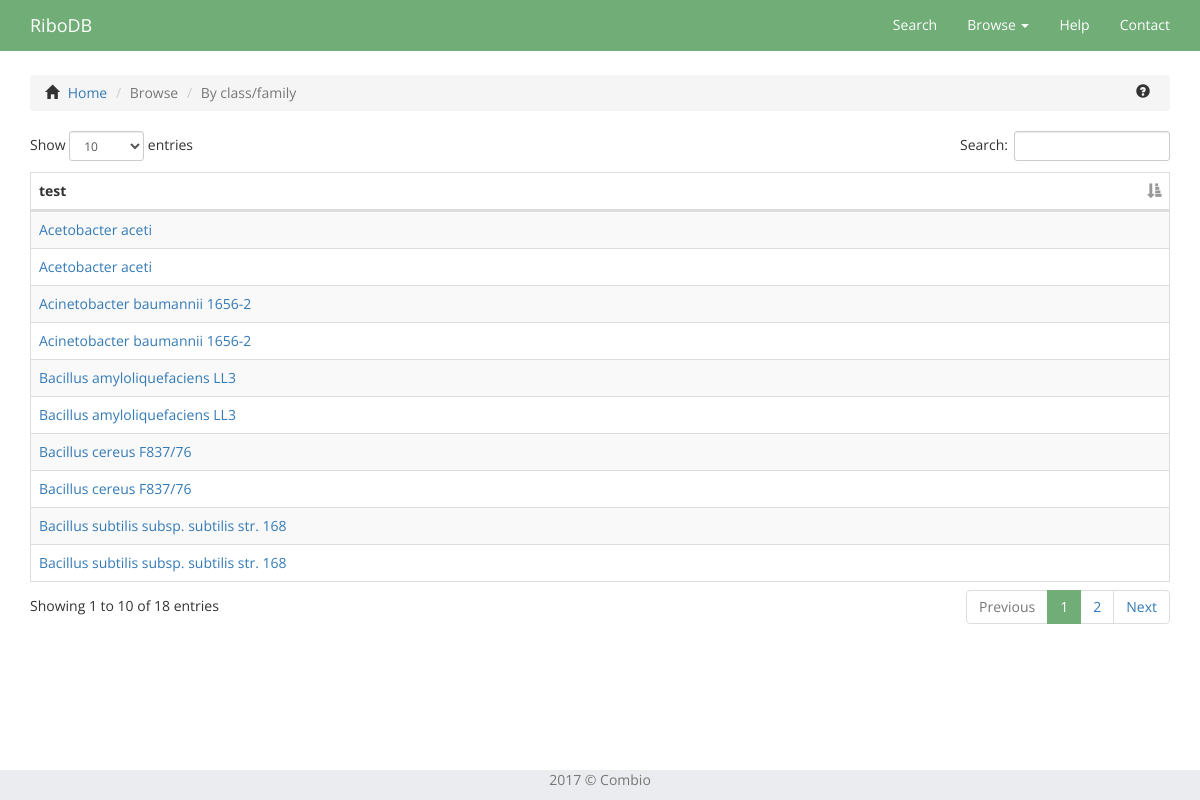
Page /browser/class/family/FMN/ on the committed database.
### database/models.py (models this page shows, shortened)
class Organism(models.Model):
	scientific_name = models.CharField('nazwa_naukowa', max_length = 250) #, primary_key = True)
	common_name = models.CharField('nazwa_zwyczajowa', max_length = 250)
	accession_number = models.CharField('numer_dostepu', max_length = 30) # ID build jako nazwa genomu
	build_id = models.CharField('numer_dostepu', max_length = 30, primary_key = True) ### !!! NEW !!! ###
	taxonomy = models.OneToOneField('Taxonomy', null = True) ### !!! NEW !!! ###

### database/views.py (the view)
# urls.py: url(r'^browser/class/family/(?P<family>([-\w\s.()_])+)/$', views.class_family_details, name='class_family_details'),
def class_family_details(request, family):
    families_list = []
    print('############')
    print(family)
    for e in Record.objects.all():
        if e.family != None:
            if family == e.family.name:
                dic = {
                    'id': e.id,
                    'name': e.name,
                    'gene': None,
                    'organism': None,
                    'ligand': None,
                }
                dic['gene'] = e.gene.name if e.gene != None else dic['gene']
                dic['name'] = e.name if e.name != None else dic['name']
                dic['organism'] = e.gene.organism.scientific_name if e.gene.organism != None else dic['organism']
                dic['ligand'] = e.family.ribo_class.ligands.all()[0].name if e.family.ribo_class.ligands.all() else dic['ligand']
                families_list.append(dic.copy())
    context = {
        'families_list': families_list,
    }
    return render(request, 'database/class_family_details.html', context)

### database/models.py (called while the page is built)
	def name(self):
		return "RS{}".format((str(self.id).zfill(8)))

### database/templates/database/class_family_details.html (shortened to what this page needs)
{% extends 'database/base.html' %}
{% load static %}
{% block css_plugins %}
<link rel="stylesheet" type="text/css" href="{% static "database/plugins/datatables/styles/datatables.bootstrap.min.css" %}">
{% endblock %}
{% block content %}
<div class="container">
  <div class="bs-example">
    <ul class="breadcrumb">
      <span class="glyphicon glyphicon-home"></span>
      <li><a href="{% url 'database:index' %}">Home</a></li>
      <li class="active">Browse</li>
      <li class="active">By class/family</li>
      <span data-toggle="popover" class="glyphicon glyphicon-question-sign glyphicon-help pull-right" title="Class/family browsing results" data-content="On this page you see a table of riboswitches, which are results of your browsing." data-trigger="hover" data-placement="left"></span>
    </ul>
  </div>
  <div class="dataTables wrapper form-inline dt-bootstrap no-footer">
    <div class="col-xs-12" id="table_wrapper">
      <table id="family-table" class="table table-striped table-bordered" cellspacing="0" width="100%">
        <thead>
          <tr>
            <th>test</th>
          </tr>
        </thead>
        <tbody>
          {% for detail in families_list %}
            <tr role="row">
              <td><a href="{% url 'search:record' detail.name %}">{{ detail.organism }}</a></td>
            </tr>
          {% endfor %}
        </tbody>
      </table>
    </div>
  </div>
</div>
{% endblock %}

### database/static/database/css/custom.css (style rules this page uses)
html { height: 100%; }
body { padding-top: 60px; height: 100%; font-family: 'Open Sans', sans-serif !important; }
.breadcrumb { margin-top: 15px !important; }
.glyphicon-help { margin-right: 5px; }
.glyphicon-home { margin-right: 5px; }
#table_wrapper { padding-left: 0; padding-right: 0; }

### rows in the picture
Organism: organism "Acetobacter aceti" "Acetobacter aceti"
Organism: organism "Acinetobacter baumannii 1656-2" "Acinetobacter baumannii 1656-2"
Organism: organism "Bacillus subtilis subsp. subtilis str. 168" "Bacillus subtilis subsp. subtilis str. 168"
Organism: organism "Bacillus cereus F837/76" "Bacillus cereus F837/76"
Organism: organism "Bacillus amyloliquefaciens LL3" "Bacillus amyloliquefaciens LL3"
